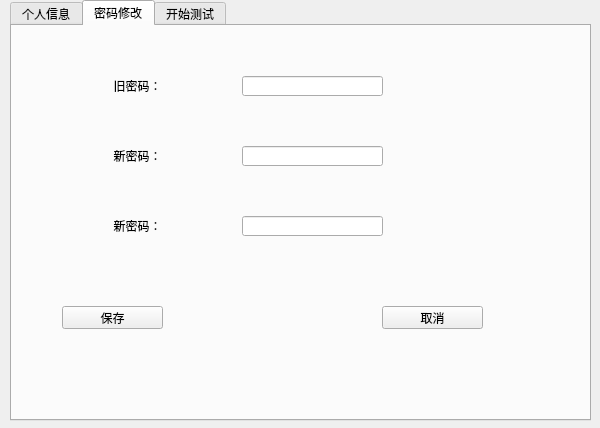
<?xml version="1.0" encoding="UTF-8"?>
<ui version="4.0">
 <class>studentform</class>
 <widget class="QWidget" name="studentform">
  <property name="geometry">
   <rect>
    <x>0</x>
    <y>0</y>
    <width>600</width>
    <height>428</height>
   </rect>
  </property>
  <property name="windowTitle">
   <string>Form</string>
  </property>
  <property name="styleSheet">
   <string notr="true">background-image: url(:/new/prefix1/picture/log1.bmp);</string>
  </property>
  <widget class="QTabWidget" name="tabWidget">
   <property name="geometry">
    <rect>
     <x>10</x>
     <y>0</y>
     <width>581</width>
     <height>421</height>
    </rect>
   </property>
   <property name="toolTip">
    <string>&lt;html&gt;&lt;head/&gt;&lt;body&gt;&lt;p&gt;个人信息&lt;/p&gt;&lt;/body&gt;&lt;/html&gt;</string>
   </property>
   <property name="currentIndex">
    <number>1</number>
   </property>
   <widget class="QWidget" name="widget">
    <attribute name="title">
     <string>个人信息</string>
    </attribute>
    <widget class="QTextEdit" name="textEdit">
     <property name="geometry">
      <rect>
       <x>10</x>
       <y>10</y>
       <width>521</width>
       <height>321</height>
      </rect>
     </property>
    </widget>
   </widget>
   <widget class="QWidget" name="widget_2">
    <attribute name="title">
     <string>密码修改</string>
    </attribute>
    <widget class="QLineEdit" name="oldpassEdit">
     <property name="geometry">
      <rect>
       <x>230</x>
       <y>50</y>
       <width>141</width>
       <height>20</height>
      </rect>
     </property>
    </widget>
    <widget class="QLineEdit" name="newpassEdit">
     <property name="geometry">
      <rect>
       <x>230</x>
       <y>120</y>
       <width>141</width>
       <height>20</height>
      </rect>
     </property>
    </widget>
    <widget class="QLineEdit" name="newpassEdit2">
     <property name="geometry">
      <rect>
       <x>230</x>
       <y>190</y>
       <width>141</width>
       <height>20</height>
      </rect>
     </property>
    </widget>
    <widget class="QPushButton" name="saveButton">
     <property name="geometry">
      <rect>
       <x>50</x>
       <y>280</y>
       <width>101</width>
       <height>23</height>
      </rect>
     </property>
     <property name="text">
      <string>保存</string>
     </property>
    </widget>
    <widget class="QPushButton" name="cancleButton">
     <property name="geometry">
      <rect>
       <x>370</x>
       <y>280</y>
       <width>101</width>
       <height>23</height>
      </rect>
     </property>
     <property name="text">
      <string>取消</string>
     </property>
    </widget>
    <widget class="QLabel" name="label">
     <property name="geometry">
      <rect>
       <x>90</x>
       <y>50</y>
       <width>71</width>
       <height>21</height>
      </rect>
     </property>
     <property name="text">
      <string>&lt;html&gt;&lt;head/&gt;&lt;body&gt;&lt;p align=&quot;center&quot;&gt;旧密码：&lt;/p&gt;&lt;/body&gt;&lt;/html&gt;</string>
     </property>
    </widget>
    <widget class="QLabel" name="label_2">
     <property name="geometry">
      <rect>
       <x>90</x>
       <y>120</y>
       <width>71</width>
       <height>21</height>
      </rect>
     </property>
     <property name="text">
      <string>&lt;html&gt;&lt;head/&gt;&lt;body&gt;&lt;p align=&quot;center&quot;&gt;新密码：&lt;/p&gt;&lt;/body&gt;&lt;/html&gt;</string>
     </property>
    </widget>
    <widget class="QLabel" name="label_3">
     <property name="geometry">
      <rect>
       <x>90</x>
       <y>190</y>
       <width>71</width>
       <height>21</height>
      </rect>
     </property>
     <property name="text">
      <string>&lt;html&gt;&lt;head/&gt;&lt;body&gt;&lt;p align=&quot;center&quot;&gt;新密码：&lt;/p&gt;&lt;/body&gt;&lt;/html&gt;</string>
     </property>
    </widget>
   </widget>
   <widget class="QWidget" name="tab">
    <attribute name="title">
     <string>开始测试</string>
    </attribute>
    <widget class="QLabel" name="label_4">
     <property name="geometry">
      <rect>
       <x>20</x>
       <y>10</y>
       <width>54</width>
       <height>12</height>
      </rect>
     </property>
     <property name="text">
      <string>测试题</string>
     </property>
    </widget>
    <widget class="QTextEdit" name="textEdit_2">
     <property name="geometry">
      <rect>
       <x>20</x>
       <y>30</y>
       <width>291</width>
       <height>201</height>
      </rect>
     </property>
    </widget>
    <widget class="QLabel" name="label_5">
     <property name="geometry">
      <rect>
       <x>350</x>
       <y>30</y>
       <width>54</width>
       <height>12</height>
      </rect>
     </property>
     <property name="text">
      <string>类型：</string>
     </property>
    </widget>
    <widget class="QLabel" name="label_6">
     <property name="geometry">
      <rect>
       <x>350</x>
       <y>110</y>
       <width>54</width>
       <height>12</height>
      </rect>
     </property>
     <property name="text">
      <string>题号：</string>
     </property>
    </widget>
    <widget class="QLabel" name="label_7">
     <property name="geometry">
      <rect>
       <x>350</x>
       <y>180</y>
       <width>54</width>
       <height>16</height>
      </rect>
     </property>
     <property name="text">
      <string>所用时间：</string>
     </property>
    </widget>
    <widget class="QLabel" name="label_8">
     <property name="geometry">
      <rect>
       <x>350</x>
       <y>250</y>
       <width>54</width>
       <height>12</height>
      </rect>
     </property>
     <property name="text">
      <string>所得分数：</string>
     </property>
    </widget>
    <widget class="QComboBox" name="comboBox">
     <property name="geometry">
      <rect>
       <x>420</x>
       <y>30</y>
       <width>111</width>
       <height>22</height>
      </rect>
     </property>
     <item>
      <property name="text">
       <string>C</string>
      </property>
     </item>
     <item>
      <property name="text">
       <string>C++</string>
      </property>
     </item>
     <item>
      <property name="text">
       <string>Java</string>
      </property>
     </item>
     <item>
      <property name="text">
       <string>C#</string>
      </property>
     </item>
    </widget>
    <widget class="QLineEdit" name="numberEdit">
     <property name="geometry">
      <rect>
       <x>420</x>
       <y>110</y>
       <width>113</width>
       <height>20</height>
      </rect>
     </property>
    </widget>
    <widget class="QLineEdit" name="timeEdit">
     <property name="geometry">
      <rect>
       <x>420</x>
       <y>180</y>
       <width>113</width>
       <height>20</height>
      </rect>
     </property>
    </widget>
    <widget class="QLineEdit" name="scoreEdit">
     <property name="geometry">
      <rect>
       <x>420</x>
       <y>250</y>
       <width>113</width>
       <height>20</height>
      </rect>
     </property>
    </widget>
    <widget class="QFrame" name="frame">
     <property name="geometry">
      <rect>
       <x>20</x>
       <y>250</y>
       <width>291</width>
       <height>41</height>
      </rect>
     </property>
     <property name="frameShape">
      <enum>QFrame::StyledPanel</enum>
     </property>
     <property name="frameShadow">
      <enum>QFrame::Raised</enum>
     </property>
     <widget class="QRadioButton" name="radioA">
      <property name="geometry">
       <rect>
        <x>10</x>
        <y>10</y>
        <width>41</width>
        <height>16</height>
       </rect>
      </property>
      <property name="text">
       <string>A</string>
      </property>
     </widget>
     <widget class="QRadioButton" name="radioB">
      <property name="geometry">
       <rect>
        <x>80</x>
        <y>10</y>
        <width>41</width>
        <height>16</height>
       </rect>
      </property>
      <property name="text">
       <string>B</string>
      </property>
     </widget>
     <widget class="QRadioButton" name="radioC">
      <property name="geometry">
       <rect>
        <x>150</x>
        <y>10</y>
        <width>41</width>
        <height>16</height>
       </rect>
      </property>
      <property name="text">
       <string>C</string>
      </property>
     </widget>
     <widget class="QRadioButton" name="radioD">
      <property name="geometry">
       <rect>
        <x>230</x>
        <y>10</y>
        <width>41</width>
        <height>16</height>
       </rect>
      </property>
      <property name="text">
       <string>D</string>
      </property>
     </widget>
    </widget>
    <widget class="QLabel" name="label_9">
     <property name="geometry">
      <rect>
       <x>20</x>
       <y>310</y>
       <width>54</width>
       <height>21</height>
      </rect>
     </property>
     <property name="text">
      <string>正确答案：</string>
     </property>
    </widget>
    <widget class="QLineEdit" name="correct_answerEdit">
     <property name="geometry">
      <rect>
       <x>80</x>
       <y>310</y>
       <width>71</width>
       <height>20</height>
      </rect>
     </property>
    </widget>
    <widget class="QLabel" name="label_10">
     <property name="geometry">
      <rect>
       <x>170</x>
       <y>310</y>
       <width>71</width>
       <height>20</height>
      </rect>
     </property>
     <property name="text">
      <string>你的答案：</string>
     </property>
    </widget>
    <widget class="QLineEdit" name="youranswerEdit">
     <property name="geometry">
      <rect>
       <x>240</x>
       <y>310</y>
       <width>71</width>
       <height>20</height>
      </rect>
     </property>
    </widget>
    <widget class="QCommandLinkButton" name="commandLinkButton">
     <property name="geometry">
      <rect>
       <x>-260</x>
       <y>50</y>
       <width>172</width>
       <height>41</height>
      </rect>
     </property>
     <property name="text">
      <string>CommandLinkButton</string>
     </property>
    </widget>
    <widget class="QPushButton" name="previousButton">
     <property name="geometry">
      <rect>
       <x>20</x>
       <y>350</y>
       <width>91</width>
       <height>31</height>
      </rect>
     </property>
     <property name="text">
      <string>上一题</string>
     </property>
    </widget>
    <widget class="QPushButton" name="nextButton">
     <property name="geometry">
      <rect>
       <x>220</x>
       <y>350</y>
       <width>91</width>
       <height>31</height>
      </rect>
     </property>
     <property name="text">
      <string>下一题</string>
     </property>
    </widget>
    <widget class="QPushButton" name="startButton">
     <property name="geometry">
      <rect>
       <x>350</x>
       <y>310</y>
       <width>101</width>
       <height>71</height>
      </rect>
     </property>
     <property name="text">
      <string>开始</string>
     </property>
    </widget>
    <widget class="QPushButton" name="submitButton">
     <property name="geometry">
      <rect>
       <x>470</x>
       <y>310</y>
       <width>101</width>
       <height>71</height>
      </rect>
     </property>
     <property name="text">
      <string>提交</string>
     </property>
    </widget>
   </widget>
  </widget>
 </widget>
 <resources/>
 <connections/>
</ui>
